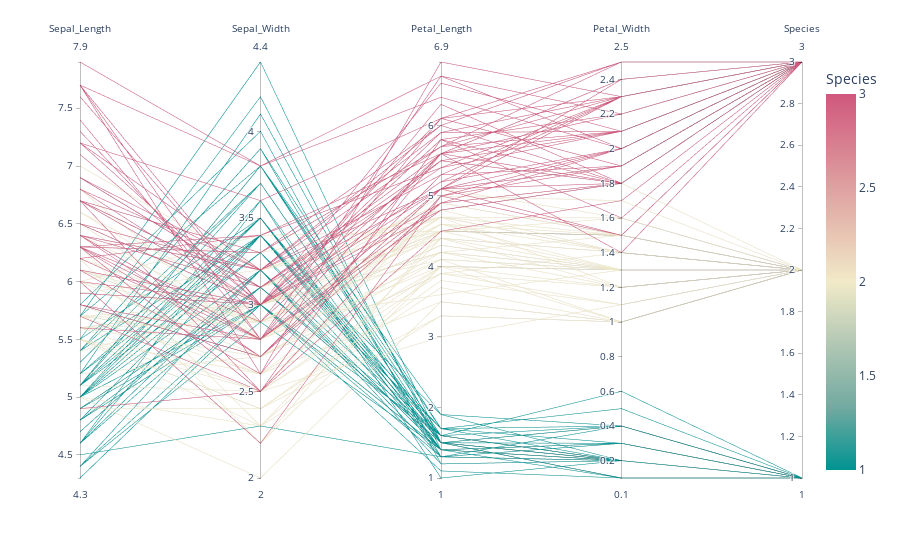

The code cell stored with this chart in its notebook:
### Code cell
fig = px.parallel_coordinates(df, color="species_id",
                          labels={"species_id": "Species",
                                  "sepal_width": "Sepal_Width",
                                  "sepal_length": "Sepal_Length",
                                  "petal_width": "Petal_Width",
                                  "petal_length": "Petal_Length",},
                          
                          color_continuous_scale=
                          px.colors.diverging.Tealrose, color_continuous_midpoint=2)

fig.show()

### Figure 1 — Plotly figure (JSON) as saved in the notebook; plotly's stock layout.template omitted (floating-point values rounded to 4 significant figures; data arrays with more than 128 entries replaced by an {"elided": "..."} marker saying what was removed)
{"data": [{"dimensions": [{"label": "Sepal_Length", "values": {"elided": "150 float values"}}, {"label": "Sepal_Width", "values": {"elided": "150 float values"}}, {"label": "Petal_Length", "values": {"elided": "150 float values"}}, {"label": "Petal_Width", "values": {"elided": "150 float values"}}, {"label": "Species", "values": {"elided": "150 int values"}}], "domain": {"x": [0, 1], "y": [0, 1]}, "line": {"color": {"elided": "150 int values"}, "coloraxis": "coloraxis"}, "name": "", "type": "parcoords"}], "layout": {"coloraxis": {"cmid": 2, "colorbar": {"title": {"text": "Species"}}, "colorscale": [[0, "rgb(0, 147, 146)"], [0.1667, "rgb(114, 170, 161)"], [0.3333, "rgb(177, 199, 179)"], [0.5, "rgb(241, 234, 200)"], [0.6667, "rgb(229, 185, 173)"], [0.8333, "rgb(217, 137, 148)"], [1, "rgb(208, 88, 126)"]]}, "legend": {"tracegroupgap": 0}, "margin": {"t": 60}}}
